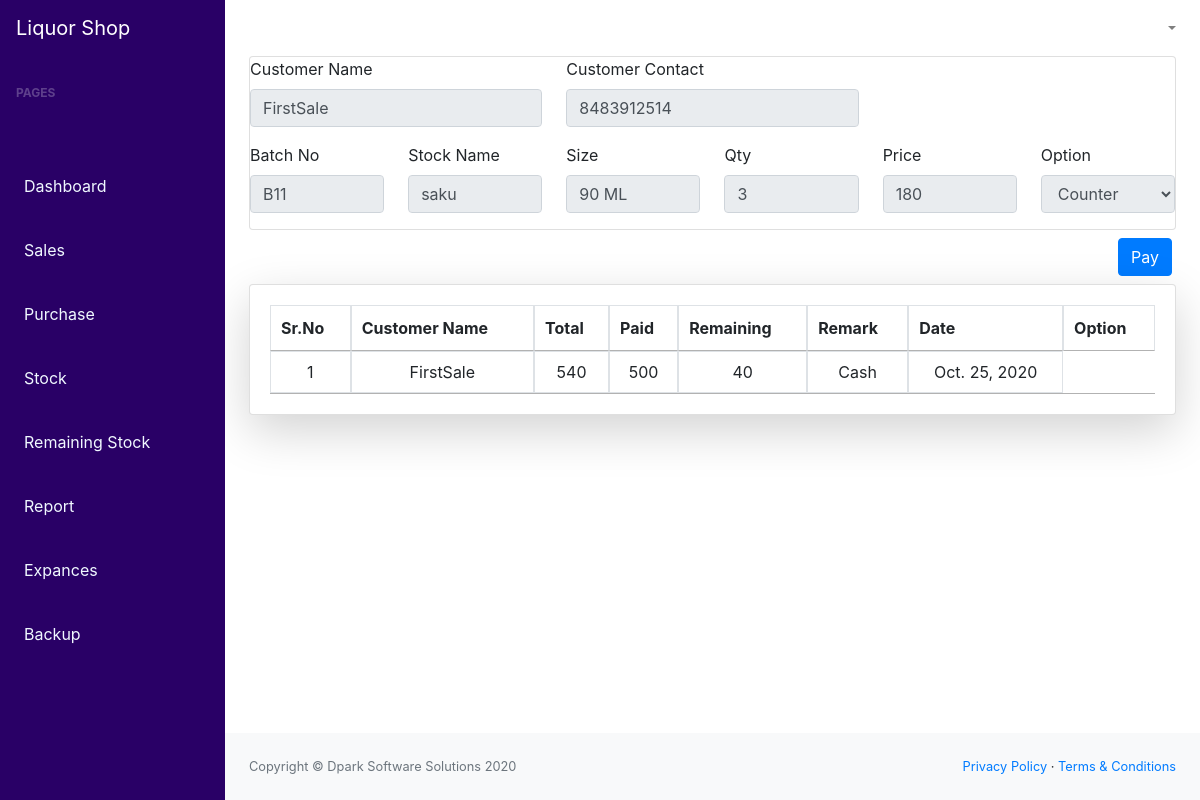
/desktop/sales/payhistroy/4, run on the app's committed database.
### main_app/models.py (models this page shows, shortened)
class SaleTrans(models.Model):
    CustomerName = models.CharField(max_length=256)
    CustomerContact =models.CharField(max_length=256)
    batch_no =models.CharField(max_length=256)
    stock_name =models.CharField(max_length=256)
    size = models.CharField(max_length=100)
    qty = models.IntegerField(default="0")
    bottols = models.IntegerField(default="0")
    price = models.IntegerField(default="0")
    paid = models.IntegerField(default="0")
    remaining = models.IntegerField(default="0")
    remark = models.CharField(max_length=100 )
    total = models.IntegerField(default="0")
    option = models.CharField(max_length=50)
    uploaded_at = models.DateField(auto_now_add=True)

class Salehistory(models.Model):
    user = models.ForeignKey(SaleTrans ,on_delete=models.CASCADE,blank=True,null=True)
    total = models.IntegerField()
    paid = models.IntegerField()
    remaining = models.IntegerField()
    remark = models.CharField(max_length=50)
    date = models.DateField(auto_now_add=True)

### main_app/views.py (the view, shortened to what this page needs)
# urls.py: path('sales/payhistroy/<saleid>',views.payhistroy,name="payhistroy"),
def payhistroy(request,saleid):
    sale = SaleTrans.objects.get(id=saleid)
    his = Salehistory.objects.filter(user=sale)
    rowHis = his
    return render(request,"root/sales/payhistroy.html",{'sale':sale,'his':his})

### main_app/templates/root/sales/payhistroy.html (shortened to what this page needs)
{% extends 'base.html' %}
{% block main %}
<div class="card">
    <form action="" method="post">{% csrf_token %}
        <div class="row  ">
            <div class="col-md-4 ">
                <div class="form-group">
                    <label for="">Customer Name</label>
                    <input disabled type="text" class="form-control" name="customer_name" value="{{sale.CustomerName}}">
                </div>
            </div>
            <div class="col-md-4">
                <div class="form-group">
                    <label for="">Customer Contact</label>
                    <input disabled type="text" class="form-control" name="customer_contact"
                        value="{{sale.CustomerContact}}">
                </div>
            </div>
            <br>
            <div class="col-md-4"></div>
            <div class="col-md-2">
                <div class="form-group">
                    <label for="">Batch No</label>
                    <input disabled type="text" list="batchList" name="batch_no" id="inputdist" class="form-control"
                        placeholder="" value="{{sale.batch_no}}">
                </div>
            </div>
            <div class="col-md-2">
                <div class="form-group">
                    <label for="">Stock Name</label>
                    <input disabled type="text" name="stock_name" id="stock_name" class="form-control" placeholder=""
                        aria-describedby="helpId" value="{{sale.stock_name}}">
                </div>
            </div>
            <div class="col-md-2">
                <div class="form-group">
                    <label for="">Size</label>
                    <input disabled type="text" name="size" id="size" class="form-control" placeholder=""
                        aria-describedby="helpId" value="{{sale.size}}">
                </div>
            </div>
            <div class="col-md-2">
                <div class="form-group">
                    <label for="">Qty</label>
                    <input disabled type="number" name="qty" id="s_qty" class="form-control" onkeyup="multi()"
                        placeholder="" aria-describedby="helpId" value="{{sale.qty}}">
                </div>
            </div>
            <div class="col-md-2">
                <div class="form-group">
                    <label for="">Price</label>
                    <input disabled type="nmber" name="price" id="s_price" class="form-control" onkeyup="multi()"
                        placeholder="" aria-describedby="helpId" value="{{sale.price}}">
                </div>
            </div>
            <div class="col-md-2">
                <div class="form-group">
                    <label for="">Option</label>
                    <select disabled class="form-control" name="option_method" id="option_method" value={{sale.option}}>
                        <option value="Counter">Counter</option>
                    </select>
                </div>
            </div>
        </div>
    </form>
</div>
<div class="row mt-2 mb-2 ">
    <button type="button" class="btn btn-primary ml-auto mr-3" data-toggle="modal" data-target="#exampleModalCenter">
        Pay
    </button>
</div>
<div class="">
    <div class="card mb-4 shadow-lg">
        <div class="card-body">
            <div class="table-responsive ">
                <table class="table table-bordered" id="searchTable" data-page-length='25' width="100%" cellspacing="0">
                    <thead>
                        <tr class="text-center">
                            <th>Sr.No</th>
                            <th>Customer Name</th>
                            <th>Total</th>
                            <th>Paid</th>
                            <th>Remaining</th>
                            <th>Remark</th>
                            <th>Date</th>
                            <th>Option</th>
                        </tr>
                    </thead>
                    <tbody>
                        {% for st in his %}
                        <tr class="text-center">
                            <td>{{forloop.counter}}</td>
                            <td>{{ st.user.CustomerName }}</td>
                            <td>{{ st.total }}</td>
                            <td>{{ st.paid }}</td>
                            <td>{{ st.remaining }}</td>
                            <td>{{ st.remark }}</td>
                            <td>{{ st.date }}</td>
                        </tr>
                        {% endfor %}
                    </tbody>
                </table>
            </div>
        </div>
    </div>
</div>
{% endblock main %}

### data on the page
SaleTrans: customer_name "FirstSale", customer_contact "8483912514", batch_no "B11", stock_name "saku", size "90 ML", qty "3", price "180", option_method "Counter"
Salehistory: user.CustomerName "FirstSale", total "540", paid "500", remaining "40", remark "Cash", date "Oct. 25, 2020"
